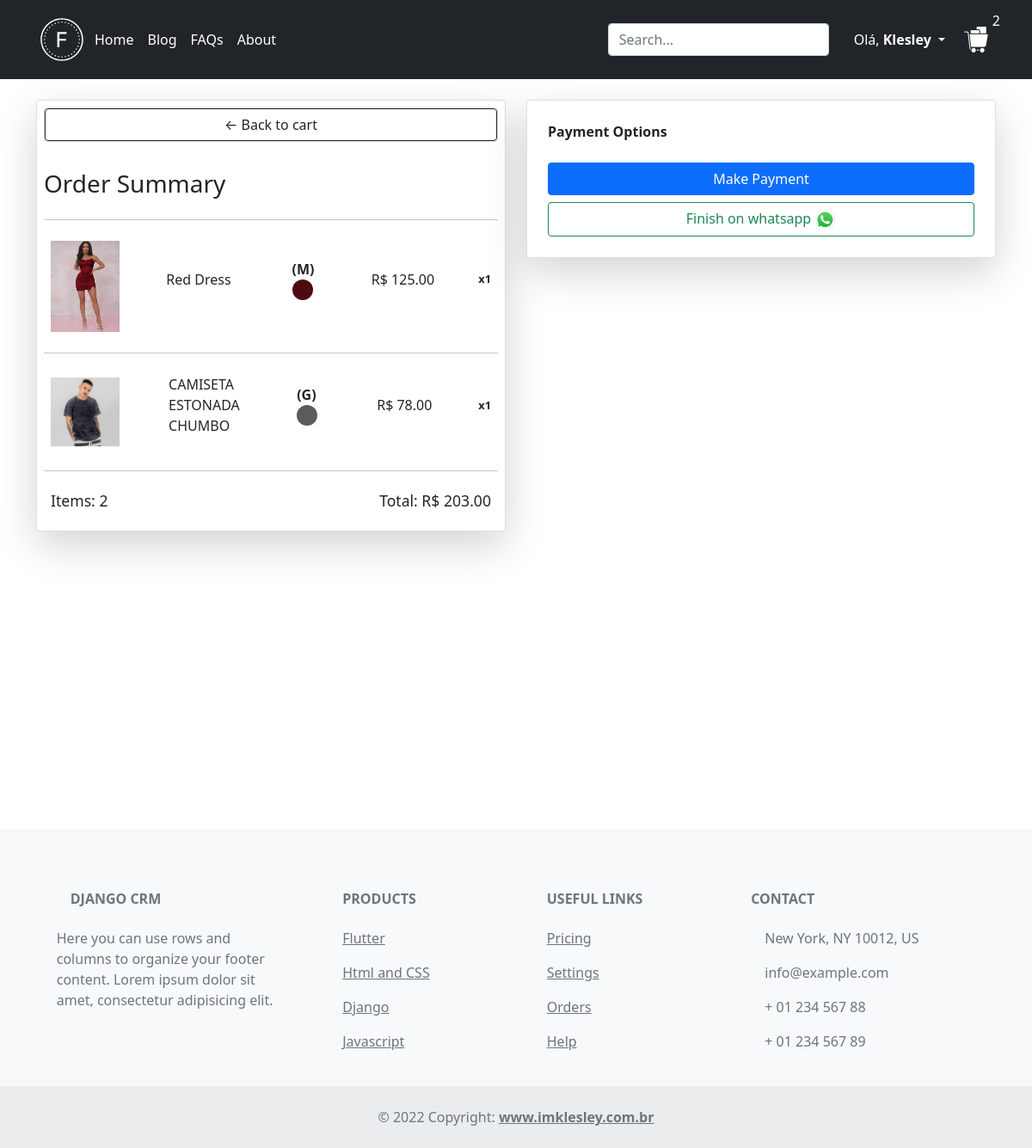
/checkout/ (signed in), run on an earlier commit of the app's database.
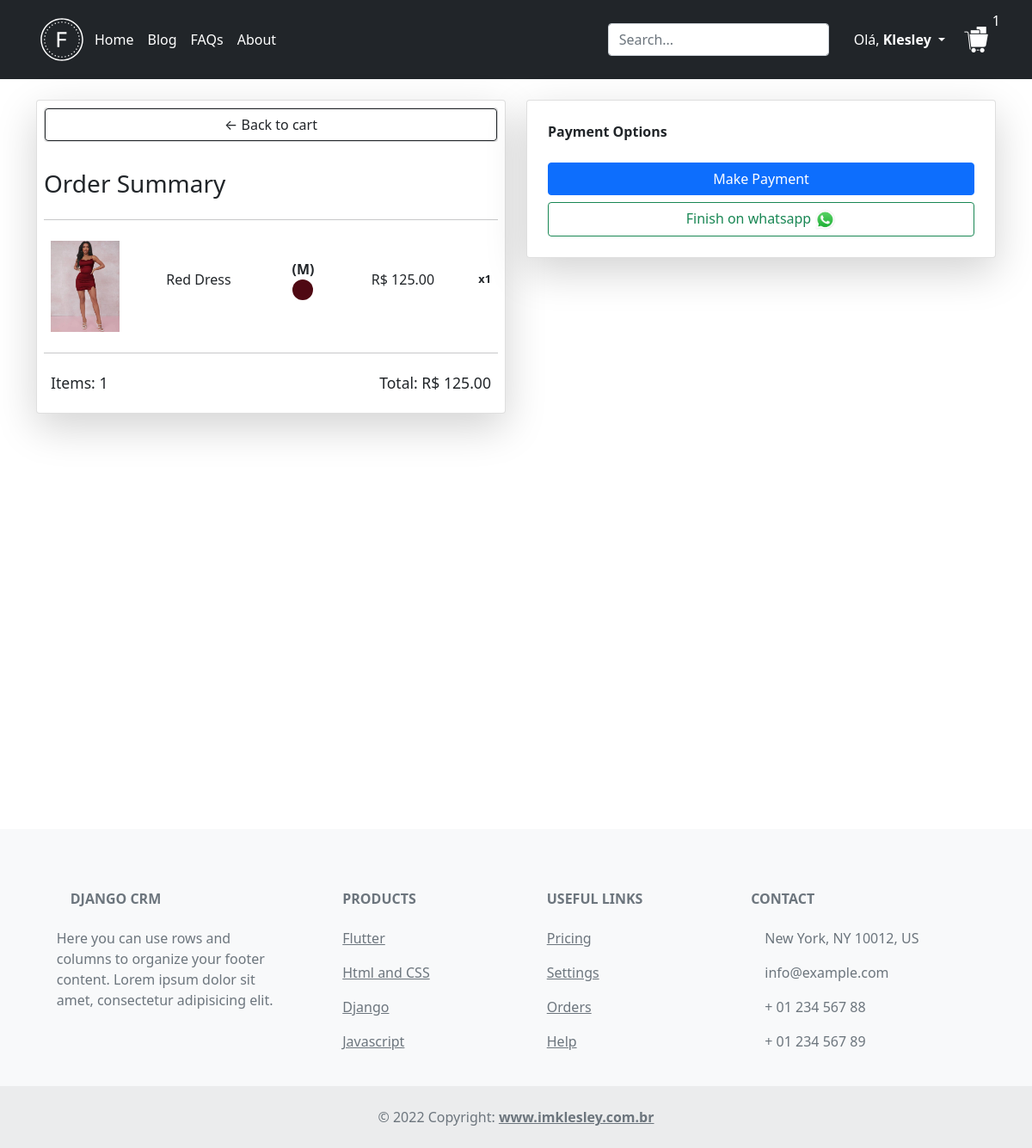
And on a later commit of the database.
### store/models.py (models this page shows, shortened)
class Order(models.Model):
    PROCESSING_PAYMENT = 'PP'
    SEPARATING_PRODUCTS = 'SP'
    OUT_FOR_DELIVERY = 'OFD'
    PRODUCTS_DELIVERED = 'PD'
    STATUS = ((PROCESSING_PAYMENT, 'Processing Payment'), (SEPARATING_PRODUCTS, 'Separating Products'),
              (OUT_FOR_DELIVERY, 'Out For Delivery'), (PRODUCTS_DELIVERED, 'Products Delivered'))
    customer = models.ForeignKey(Customer, null=True, blank=False, on_delete=models.SET_NULL)
    date_ordered = models.DateTimeField(auto_now_add=True)
    on_cart = models.BooleanField(default=True)
    status = models.CharField(max_length=100, choices=STATUS, blank=True)
    @property
    def total_price(self):
        order_items = self.orderitem_set.filter(order_id=self.id)
        total = 0
        for item in order_items:
            total += item.price * item.quantity
        return total
    @property
    def quantity_items(self):
        order_items = OrderItem.objects.filter(order_id=self.id)
        quantity = 0
        for item in order_items:
            quantity += item.quantity
        return quantity

class OrderItem(models.Model):
    order = models.ForeignKey(Order, null=True, blank=False, on_delete=models.CASCADE)
    product = models.ForeignKey(Product, null=True, blank=False, on_delete=models.CASCADE)
    size = models.ForeignKey(Size, null=True, blank=False, on_delete=models.CASCADE)
    color = models.ForeignKey(Color, null=True, blank=True, on_delete=models.CASCADE)
    price = models.DecimalField(max_digits=7, decimal_places=2, null=False, blank=False)
    quantity = models.IntegerField(default=0, null=False, blank=False)
    date_added = models.DateTimeField(auto_now_add=True)

class Product(models.Model):
    name = models.CharField(max_length=200, null=False, blank=False)
    old_price = models.DecimalField(max_digits=7, decimal_places=2, null=False, blank=False)
    price = models.DecimalField(max_digits=7, decimal_places=2, null=False, blank=False)
    description = models.TextField(null=False, blank=True)
    visible = models.BooleanField(default=True, null=False, blank=False)
    category = models.ForeignKey(Category, null=False, blank=False, on_delete=models.CASCADE)
    gallery = models.OneToOneField(Gallery, on_delete=models.CASCADE)
    size_table = models.OneToOneField(SizeTable, null=False, blank=False, on_delete=models.CASCADE)

class Gallery(models.Model):
    name = models.CharField(max_length=200, null=False, blank=False)
    date_created = models.DateTimeField(auto_now_add=True)
    @property
    def cover(self):
        product_image = ProductImage.objects.filter(gallery_id=self.id).first()
        return product_image

class ProductImage(models.Model):
    image = models.ImageField(upload_to=upload_location, null=False, blank=False)
    about = models.CharField(max_length=200, null=True, blank=False)
    gallery = models.ForeignKey(Gallery, on_delete=models.CASCADE, null=True)

class Size(models.Model):
    name = models.CharField(max_length=200, null=True, blank=False)
    size_table = models.ForeignKey(SizeTable, null=False, blank=False, on_delete=models.CASCADE)
    color_table = models.ForeignKey(ColorTable, null=True, blank=True, on_delete=models.CASCADE)
    date_created = models.DateTimeField(auto_now_add=True)

class Color(models.Model):
    name = models.CharField(max_length=200, null=False, blank=False)
    hex_color = models.CharField(max_length=7, null=True, blank=True)
    quantity = models.IntegerField(null=False, blank=False)
    color_table = models.ForeignKey(ColorTable, null=True, blank=True, on_delete=models.CASCADE)
    date_created = models.DateTimeField(auto_now_add=True)

### store/views.py (the view)
# urls.py: path('checkout/', checkout, name='checkout'),
def checkout(request):
    context = {}
    context['order'] = cart_data(request)
    return render(request, 'store/checkout.html', context)

### store/utils.py (called while the page is built)
def cart_data(request):
    user = request.user
    if user.is_authenticated:
        customer = user.customer
        order, created = Order.objects.get_or_create(
            customer=customer, on_cart=True)
    else:
        order = cookie_cart(request=request)
    return order

### store/templates/store/checkout.html (shortened to what this page needs)
{% extends 'base.html' %}
{% load static %}
{% block content %}
    <div class="row justify-content-between">
        <div class="col-lg-6 ">
            <div class="card shadow-lg p-2 mb-4">
                <div class="card mb-2">
                    <button onclick="history.back()" class="btn btn-outline-dark"><span>&#8592;</span> Back to cart
                    </button>
                </div>
                <br>
                <h3>Order Summary</h3>
                <hr>
                {% for item in order.orderitem_set.all %}
                    <div class="d-flex align-items-center justify-content-between p-2">
                        <img src="{{ item.product.gallery.cover.image.url }}"
                             alt="{{ item.product.gallery.cover.about }}" width="80em">
                        <p style="padding-left: 1em; width: 7em; text-overflow: ellipsis; ">{{ item.product.name }}
                        <div class="row m-0">
                            <div class="col pb-3 align-items-center justify-content-center">
                                <strong>({{ item.size.name }})</strong>
                                <div class="rounded-circle"
                                     style="height: 1.5em;width:1.5em; background:  {{ item.color.hex_color }}"></div>
                            </div>
                        </div>
                        <p style="padding-left: 1em">R$ {{ item.product.price }}</p>
                        <p style="padding-left: 1em; font-weight: bold; font-size: 0.8rem">x{{ item.quantity }}</p>
                    </div>
                    <hr>
                {% endfor %}
                <div class="d-flex justify-content-between p-2">
                    <h5 style="font-size: 1.1rem">Items: {{ order.quantity_items }}</h5>
                    <h5 style="font-size: 1.1rem">Total: R$ {{ order.total_price }}</h5>
                </div>
            </div>
        </div>
        <div class="col-lg-6">
            <div id="payment-data" class="card shadow-lg p-4 hidden">
                <strong>Payment Options</strong>
                <br>
                <button id="make-payment" type="button" class="btn btn-primary mb-2">{% if request.user.is_authenticated %}Make Payment{%else%}<strong>Sign In</strong> to make the payment{% endif %}</button>
                <button id="continue-on-whatsapp" type="button" class="btn btn-outline-success">Finish on whatsapp <img
                        src="{% static 'base/images/icons/checkout/whatsapp.webp' %}" height="25em" alt=""></button>
            </div>
        </div>
    </div>
{% endblock %}

### store/templates/store/snippets/navbar.html (shortened to what this page needs)
{% load static %}
<header class="p-3 bg-dark text-white">
    <div class="container">
        <div class="d-flex flex-wrap align-items-center justify-content-center">
            <a href="{% url 'store:home' %}" title="Facilita Aí!"
               class="d-flex align-items-center mb-2 mb-lg-0 text-white text-decoration-none">
                <img src="{% static 'base/images/icons/logo/logo.svg' %}" alt="Logo Facilita Aí!" height="60">
            </a>
            <ul class="nav col-12 col-lg-auto me-lg-auto mb-2 justify-content-center mb-md-0">
                <li><a href="{% url 'store:home' %}" class="nav-link px-2 text-white">Home</a></li>
                <li><a href="#" class="nav-link px-2 text-white">Blog</a></li>
                <li><a href="#" class="nav-link px-2 text-white">FAQs</a></li>
                <li><a href="#" class="nav-link px-2 text-white">About</a></li>
            </ul>
            <form class="col-12 col-lg-auto mb-3 mb-lg-0 me-lg-3">
                <input type="search" class="form-control form-control-dark" placeholder="Search..." aria-label="Search">
            </form>
            <div class="text-end">
                {% if request.user.is_authenticated %}
                    <div class="dropdown">
                        <button class="btn dropdown-toggle light" type="button" id="dropdownMenuButton" data-toggle="dropdown" aria-haspopup="true" aria-expanded="false" style="color:white">
                            Olá, <strong>{{ request.user.customer.name.split.0 }}</strong>
                        </button>
                    </div>
                {% else %}
                    <button type="button" class="btn btn-outline-light me-2">Login</button>
                    <button type="button" class="btn btn-primary">Sign-up</button>
                {% endif %}
            </div>
            <div>
                <a class="p-2" href="{% url 'store:cart' %}" title="Your Shopping Cart" style="position: relative">
                    <img src="{% static 'base/images/icons/shopping_cart.png' %}" height="30" alt="Shopping Cart">
                    <p id="quantity_of_items" style="position: absolute;top: -0.8em;right:
                            {% if order.quantity_items <= 9 %}
                                -.3em
                            {% elif order.quantity_items <= 99 %}
                                -.8em
                            {% endif %};
                            color: white; font-weight: normal; ">
                        {{ order.quantity_items }}</p>
                </a>
            </div>
        </div>
    </div>
</header>
<br>

What changed in the data, as far as the page shows it:
removed Order: quantity_items "2", total_price "203.00"
removed OrderItem: product.gallery.cover.image (picture), product.name "CAMISETA ESTONADA CHUMBO", size.name "G", product.price "78.00", quantity "1"
added Order: quantity_items "1", total_price "125.00"
